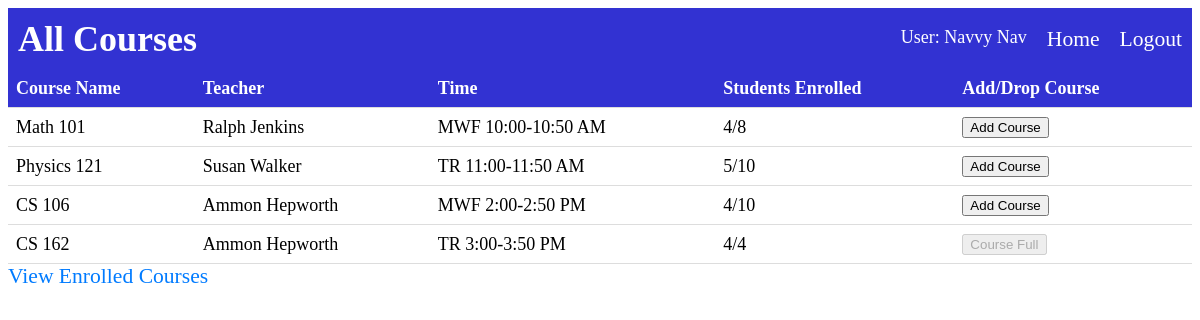
The page /user (signed in) on the database its author committed.
### app.py (models this page shows, shortened)
class Users(UserMixin, db.Model):
    __tablename__ = "Users"
    id = db.Column(db.Integer, primary_key = True)
    username = db.Column(db.String, nullable = False)
    name = db.Column(db.String, nullable = False)
    password = db.Column(db.String, nullable = False)
    accountId = db.Column(db.Integer, nullable = False)
    enrolled = db.relationship('EnrolledClasses', back_populates = 'user')

class Courses(db.Model):
    __tablename__ = "Courses"
    course_id = db.Column(db.Integer, primary_key = True)
    course_name = db.Column(db.String, nullable = False)
    course_teacher = db.Column(db.String, nullable = False)
    course_time = db.Column(db.String, nullable = False)
    students_enrolled = db.Column(db.Integer, nullable = False)
    capacity = db.Column(db.Integer, nullable = False)
    enrolled = db.relationship('EnrolledClasses', back_populates = 'course')

### app.py (the view)
@app.route("/user")
def studentUser():
    enrolled_courses = current_user.enrolled
    allCourses = Courses.query.all()
    courseId_list = []
    for ec in enrolled_courses:
        print(ec.courses_id)
        courseId_list.append(ec.courses_id)
    name = current_user.name
    return render_template('all_courses.html', allCourses=allCourses, user = courseId_list,name = name)

### app.py (called while the page is built)
@login_manager.user_loader
def load_user(user_id):
    return Users.query.get(user_id)

### templates/all_courses.html (shortened to what this page needs)
{% extends "base.html" %}
{% block heading %}
    All Courses
{% endblock %}
{% block content %}
  <body>
    <table>
        <thead>
          <tr>
            <th>Course Name</th>
            <th>Teacher</th>
            <th>Time</th>
            <th>Students Enrolled</th>
            <th>Add/Drop Course</th>
          </tr>
        </thead>
        <tbody>
          {% for course in allCourses %}
            <tr>
              <td>{{ course.course_name }}</td>
              <td>{{ course.course_teacher }}</td>
              <td>{{ course.course_time }}</td>
              <td>{{ course.students_enrolled }}/{{ course.capacity }}</td>
              <td>
                {% if course.course_id in user %}
                    <form action="/remove_course" method="post">
                    <input type="hidden" name="course_id" value="{{ course.course_id }}">
                    <button type="submit" class="add-course-btn">Remove Course</button>
                    </form>
                {% else %}
                  {% if course.students_enrolled == course.capacity %}
                    <form action="/add_course" method="post">
                      <button type="submit" class="add-course-btn" disabled>Course Full</button>
                      </form>
                    {% else %}
                    <form action="/add_course" method="post">
                    <button type="submit" class="add-course-btn">Add Course</button>
                    </form>
                {% endif %}
              {% endif %}
              </td>
            </tr>
          {% endfor %}
        </tbody>
      </table>
      <a href="{{ url_for('enrolled_courses') }}">View Enrolled Courses</a>
  </body>
  {% endblock %}

### templates/base.html (shortened to what this page needs)
<!DOCTYPE html>
<html>
<head>
    <link rel="stylesheet" href="{{ url_for('static', filename='style.css') }}">
</head>
<body>
    <nav class="navbar">
        <div class="navbar-container">
            <h1>{% block heading %}{% endblock %}</h1>
            <ul>
                <li class = 'displayName'>User: {{name}}</li>
                <li><a href="{{ url_for('index') }}">Home</a></li>
                {% if current_user.is_authenticated %}
                    <li><a href="{{ url_for('logout') }}">Logout</a></li>
                {% else %}
                    <li><a href="{{ url_for('login') }}">Login</a></li>
                {% endif %}
            </ul>
        </div>
    </nav>
    <div class="content">
        {% block content %}{% endblock %}
    </div>
</body>
</html>

### static/style.css (style rules this page uses)
table { border-collapse: collapse; width: 100%; }
th, td { padding: 8px; text-align: left; border-bottom: 1px solid #ddd; }
th { background-color: rgb(50, 50, 210); color: white; }
.navbar { background-color: rgb(50, 50, 210); overflow: hidden; }
.navbar-container { display: flex; justify-content: space-between; align-items: center; padding: 10px; }
.navbar h1 { color: #fff; margin: 0; }
.navbar ul { list-style: none; margin: 0; padding: 0; display: flex; }
.navbar li { margin-left: 20px; }
.navbar a { color: #fff; text-decoration: none; }
a { color: #007bff; text-decoration: none; }
body { font-size: 18px; }
h1 { font-size: 2em; }
a { font-size: 1.2em; }
.displayName { color: white; }

### rows shown on the page
Users: name "Navvy Nav"
Courses: course_name "Math 101", course_teacher "Ralph Jenkins", course_time "MWF 10:00-10:50 AM", students_enrolled "4", capacity "8"
Courses: course_name "Physics 121", course_teacher "Susan Walker", course_time "TR 11:00-11:50 AM", students_enrolled "5", capacity "10"
Courses: course_name "CS 106", course_teacher "Ammon Hepworth", course_time "MWF 2:00-2:50 PM", students_enrolled "4", capacity "10"
Courses: course_name "CS 162", course_teacher "Ammon Hepworth", course_time "TR 3:00-3:50 PM", students_enrolled "4", capacity "4"
